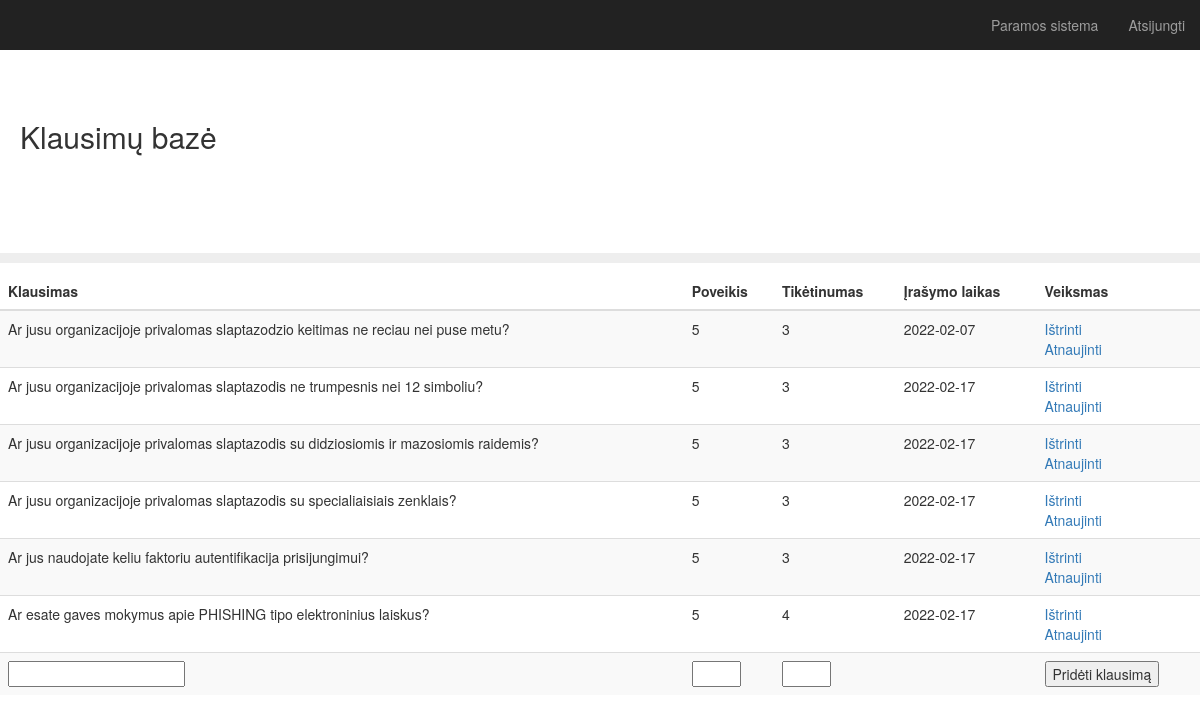
Screenshot of / (signed in) with the database file from the repository.
### app.py (models this page shows)
class Todo(db.Model):
    id = db.Column(db.Integer, primary_key=True)
    question = db.Column(db.String(200), nullable=False)
    impact = db.Column(db.Integer, nullable=False)
    likelihood = db.Column(db.Integer, nullable=False)
    date_created = db.Column(db.DateTime, default=datetime.utcnow)

### app.py (the view)
@app.route('/', methods=['POST', 'GET'])
@login_required
def index():
    if request.method == 'POST':
        new_question = request.form['question']
        new_impact = request.form['impact']
        new_likelihood = request.form['likelihood']
        update = Todo(question=new_question, impact=new_impact, likelihood=new_likelihood )
        try:
            db.session.add(update)
            db.session.commit()
            return redirect('/')
        except:
            return 'There was an issue adding your row'
    else:
        rows = Todo.query.order_by(Todo.date_created).all()
        return render_template('index.html', rows=rows)

### app.py (called while the page is built)
@login_manager.user_loader
def load_user(user_id):
    return User.query.get(int(user_id))

### templates/index.html (shortened to what this page needs)
{% extends "bootstrap/base.html" %}
{% block styles %}
{{super()}}
<link rel="stylesheet" href="{{url_for('.static', filename='main.css')}}">
{% endblock %}
{% block content %}
    <nav class="navbar navbar-inverse navbar-fixed-top">
      <div class="container-fluid">
        <div id="navbar" class="navbar-collapse collapse">
          <ul class="nav navbar-nav navbar-right">
            <li><a href="{{ url_for('survey') }}">Paramos sistema</a></li>
            <li><a href="{{ url_for('logout') }}">Atsijungti</a></li>
          </ul>
        </div>
      </div>
    </nav>
  <h2 class="sub-header">Klausimų bazė</h2>
          <div class="table-responsive">
            <table class="table table-striped">
              <thead>
                <tr>
                  <th>Klausimas</th>
                  <th>Poveikis</th>
                  <th>Tikėtinumas</th>
                  <th>Įrašymo laikas</th>
                  <th>Veiksmas</th>
                </tr>
              </thead>
              <tbody>
                {% for row in rows %}
                <tr>
                    <td>{{ row.question }}</td>
                    <td>{{ row.impact }}</td>
                    <td>{{ row.likelihood }}</td>
                    <td>{{ row.date_created.date() }}</td>
                    <td>
                        <a href="/delete/{{row.id}}">Ištrinti</a>
                        <br>
                        <a href="/update/{{row.id}}">Atnaujinti</a>
                    </td>
                </tr>
            {% endfor %}
            <tr>
              <div class="form">
                  <form action="/" method="POST">
                      <td><input type="text" name="question" id="question"></td>
                      <td><input type="number" name="impact" id="impact" min="1" max="5" required></td>
                      <td><input type="number" name="likelihood" id="likelihood" min="1" max="5" required></td>
                      <td></td>
                      <td><input type="submit" value="Pridėti klausimą"></td>
                  </form>
              </div>
            </tr>
              </tbody>
{% endblock %}

### static/main.css (style rules this page uses)
body { padding-top: 50px; }
.sub-header { padding-top: 50px; padding-bottom: 100px; border-bottom: 10px solid #eee; padding-right: 20px; padding-left: 20px; }
.navbar-fixed-top { border: 0; }

### rows the page displays
Todo: question "Ar jusu organizacijoje privalomas slaptazodzio keitimas ne reciau nei puse metu?", impact "5", likelihood "3", date_created "2022-02-07"
Todo: question "Ar jusu organizacijoje privalomas slaptazodis ne trumpesnis nei 12 simboliu?", impact "5", likelihood "3", date_created "2022-02-17"
Todo: question "Ar jusu organizacijoje privalomas slaptazodis su didziosiomis ir mazosiomis raidemis?", impact "5", likelihood "3", date_created "2022-02-17"
Todo: question "Ar jusu organizacijoje privalomas slaptazodis su specialiaisiais zenklais?", impact "5", likelihood "3", date_created "2022-02-17"
Todo: question "Ar jus naudojate keliu faktoriu autentifikacija prisijungimui?", impact "5", likelihood "3", date_created "2022-02-17"
Todo: question "Ar esate gaves mokymus apie PHISHING tipo elektroninius laiskus?", impact "5", likelihood "4", date_created "2022-02-17"
